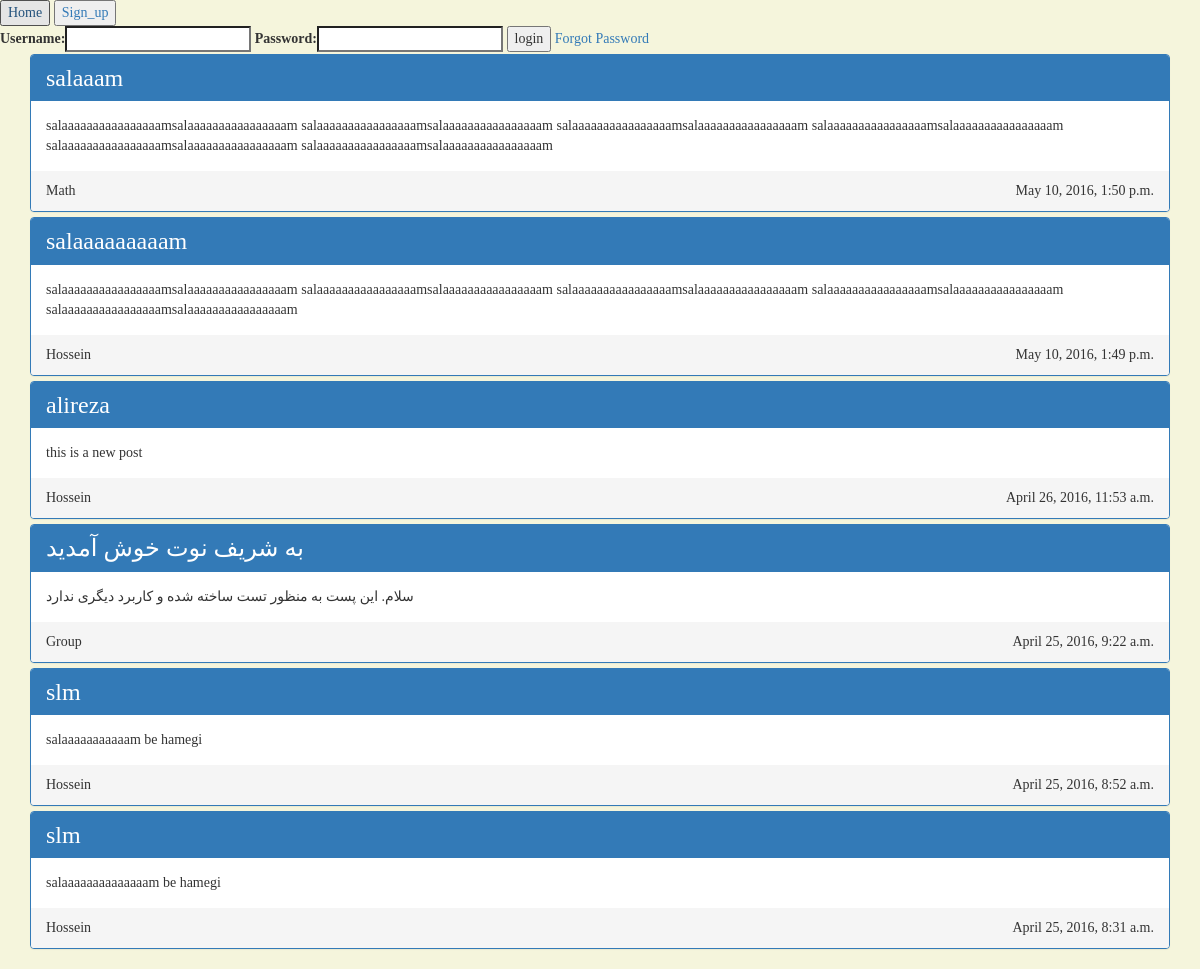
/, run on an earlier commit of the app's database.
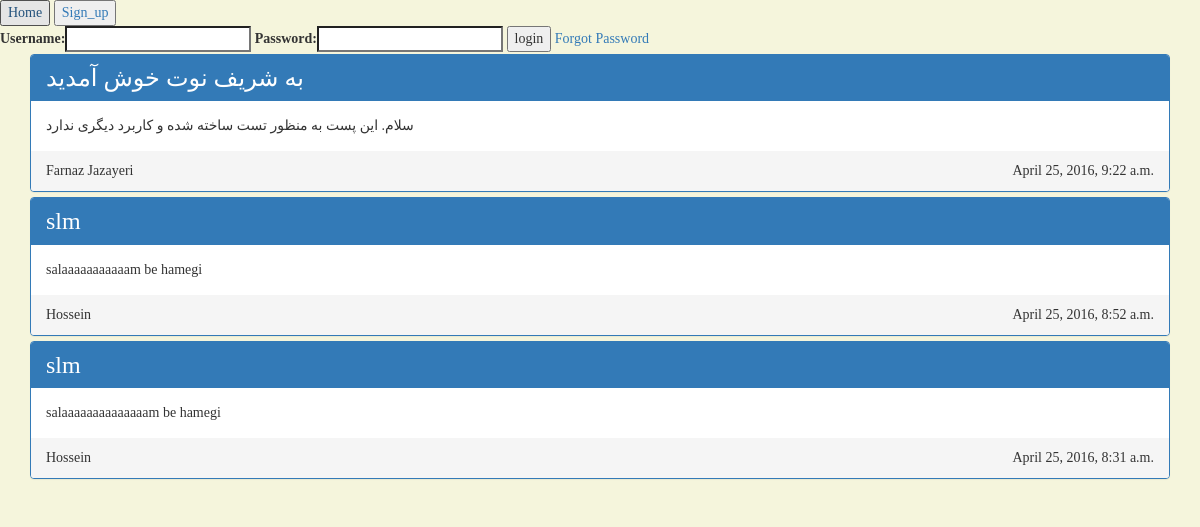
And on a later commit of the database.
### xnote_base/models.py (models this page shows, shortened)
class Post(models.Model):
    is_public = models.BooleanField(default=False)
    post_type = models.CharField(choices=(
        ('normal', 'Normal'),
        ('quick', 'Quick'),
    ), default='normal', max_length=50)
    title = models.CharField(max_length=100)
    related_tags = models.ManyToManyField(Tag, blank=True)
    context = models.TextField()
    publish_time = models.DateTimeField(default=timezone.now)
    author = models.ForeignKey(SuperConductor, null=True, blank=True)
    event = models.ForeignKey(Event, null=True, blank=True)

class SuperConductor(models.Model):
    real_name = models.CharField(max_length=100, default='Unknown')
    description = models.CharField(max_length=1000, default='Nothing')
    real_type = models.ForeignKey(ContentType)
    url_name = models.CharField(max_length=100, null=True, blank=True)
    is_formal = models.BooleanField(default=False)
    profile_image = models.ImageField(upload_to=PROFILE_IMAGES_PATH, null=True, blank=True)
    def __str__(self):
        return self.real_name

### xnote_base/views.py (the view)
# urls.py: url(r'^$', views.main_page, name='main_page'),
def main_page(request):
    if request.user.is_authenticated():
        user = request.user
        person = Person.objects.get(user__username=user.username)
        post_list = Post.objects.filter(author__in=person.follows.all()).order_by('-publish_time')
        suggestions = SuperConductor.objects.exclude(
            Q(url_name=person.url_name) | Q(followers__url_name=person.url_name))
        if 'platform' in request.GET and request.GET['platform'] == 'android':
            return JsonResponse({
                'user': request.user.first_name + ' ' + request.user.last_name,
                'post_list': serializers.serialize('json', post_list),
                'suggestions': serializers.serialize('json', suggestions),
                'author_list': serializers.serialize('json', person.follows.all()),
            })
        else:
            return render(request, 'xnote_base/userindex.html', {
                'user': request.user,
                'post_list': post_list,
                'suggestions': suggestions,
            })
    else:
        post_list = Post.objects.filter(author__is_formal=True, is_public=True).order_by('-publish_time')
        if 'platform' in request.GET and request.GET['platform'] == 'android':
            return JsonResponse({'post_list': serializers.serialize('json', post_list)})
        else:
            form = LoginForm()
            return render(request, 'xnote_base/index.html', {'post_list': post_list, 'form': form})

### xnote_base/forms.py (shortened to what this page needs)
class LoginForm(forms.Form):
    username = forms.CharField(label='Username', max_length=100)
    password = forms.CharField(label='Password', widget=forms.PasswordInput)

### templates/xnote_base/index.html (shortened to what this page needs)
{% extends 'xnote_base/super_page.html' %}
{% load staticfiles %}
{% block css_and_js %}
    <link rel="stylesheet" href="{% static 'styles/bootstrap.min.css' %}">
    <link type="text/css" rel="stylesheet" href="{% static "styles/index.css" %}"/>
{% endblock %}
{% block body %}
    <div class="container">
        <div class="panel-group">
            {% for post in post_list %}
                <div class="panel panel-primary">
                    <div class="panel-heading">
                        <h3 style="display: inline">{{ post.title }}</h3>
                    </div>
                    <div class="panel-body">
                        {{ post.context }}
                    </div>
                    <div class="panel-footer">
                        <div class="panel-author"> {{ post.author }}</div>
                        <div class="panel-date">{{ post.publish_time }}</div>
                        <br style="clear: both"/>
                    </div>
                </div>
            {% endfor %}
        </div>
    </div>
{% endblock %}

What changed in the data, as far as the page shows it:
removed Post: title "salaaam", context "salaaaaaaaaaaaaaaaamsalaaaaaaaaaaaaaaaam salaaaaaaaaaaaaaaaamsalaaaaaaaaaaaaaaaam salaaaaaaaaaaaaaaaamsalaaaaaaaaaaaaaaaam salaaaaaaaaaaaaaaaamsalaaaaaaaaaaaaaaaam salaaaaaaaaaaaaaaaamsalaaaaaaaaaaaaaaaam salaaaaaaaaaaaaaaaamsalaaaaaaaaaaaaaaaam", author "Math", publish_time "May 10, 2016, 1:50 p.m."
removed Post: title "salaaaaaaaaam", context "salaaaaaaaaaaaaaaaamsalaaaaaaaaaaaaaaaam salaaaaaaaaaaaaaaaamsalaaaaaaaaaaaaaaaam salaaaaaaaaaaaaaaaamsalaaaaaaaaaaaaaaaam salaaaaaaaaaaaaaaaamsalaaaaaaaaaaaaaaaam salaaaaaaaaaaaaaaaamsalaaaaaaaaaaaaaaaam", author "Hossein", publish_time "May 10, 2016, 1:49 p.m."
removed Post: title "alireza", context "this is a new post", author "Hossein", publish_time "April 26, 2016, 11:53 a.m."
changed Post "به شریف نوت خوش آمدید": author "Group" → "Farnaz Jazayeri"
